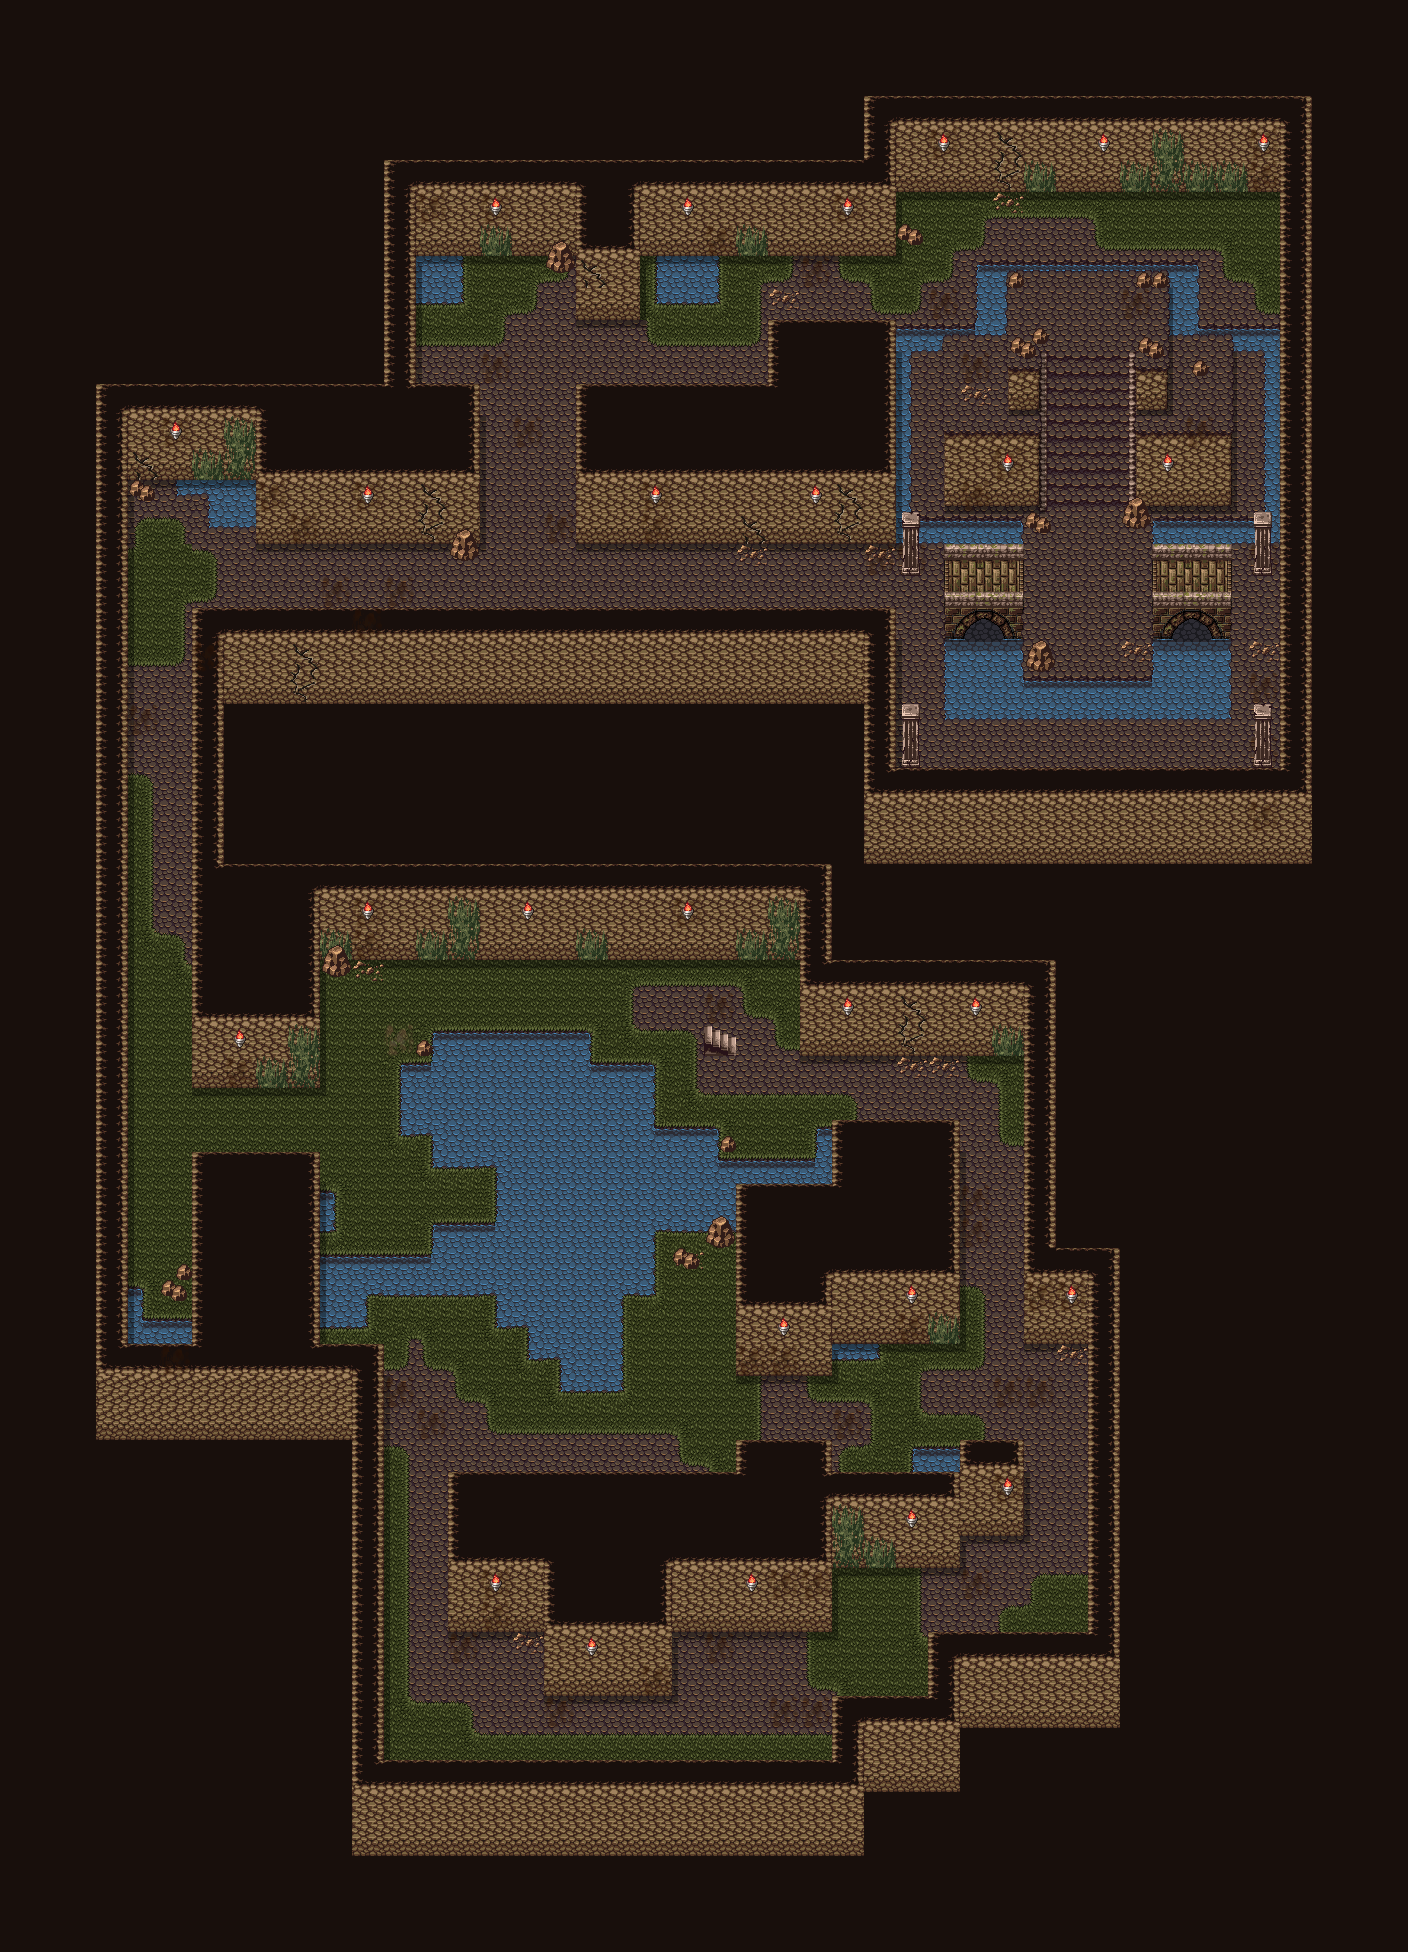

Tiled map render using the project's own tile images. Description and the map definition, with tile-layer contents summarised, below:
An orthogonal 44x61 tile map with 32x32 px tiles, 9 tile layers (floor, glass, shadow, wall, ...), 1 hidden layer not drawn and 3 objects (2x TreasureChest, Encounter).

<map version="1.10" tiledversion="1.10.1" orientation="orthogonal" renderorder="right-down" width="44" height="61" tilewidth="32" tileheight="32" infinite="0" nextlayerid="16" nextobjectid="5">
 <tileset firstgid="1" source="../28,29_tsx/29_maptip.tsx" />
 <layer id="3" name="floor" width="44" height="61">
  <data>[2684 cells, 2682 non-empty, 47 distinct tile ids]</data>
 </layer>
 <objectgroup id="14" name="TreasureChest_1">
  <object id="2" type="TreasureChest" x="1243" y="224" width="26.5" height="25">
   <properties>
    <property name="TreasureId" type="int" value="12" />
    <property name="unity:IsTrigger" type="bool" value="false" />
   </properties>
  </object>
 </objectgroup>
 <objectgroup id="15" name="TreasureChest_2">
  <object id="4" type="TreasureChest" x="380" y="1309" width="33.5" height="32">
   <properties>
    <property name="TreasureId" type="int" value="13" />
    <property name="unity:IsTrigger" type="bool" value="false" />
   </properties>
  </object>
 </objectgroup>
 <layer id="6" name="glass" width="44" height="61">
  <data>[2684 cells, 252 non-empty, 16 distinct tile ids]</data>
 </layer>
 <layer id="5" name="shadow" width="44" height="61">
  <data>[2684 cells, 221 non-empty, 10 distinct tile ids]</data>
 </layer>
 <layer id="2" name="wall" width="44" height="61">
  <data>[2684 cells, 815 non-empty, 57 distinct tile ids]</data>
 </layer>
 <layer id="4" name="dirt_objects-4" width="44" height="61">
  <data>[2684 cells, 164 non-empty, 36 distinct tile ids]</data>
 </layer>
 <layer id="11" name="objects-3" width="44" height="61">
  <data>[2684 cells, 66 non-empty, 18 distinct tile ids]</data>
 </layer>
 <layer id="7" name="chara" width="44" height="61">
  <data>[2684 cells, 1 non-empty, 1 distinct tile ids]</data>
 </layer>
 <layer id="8" name="objects" width="44" height="61">
  <data>[2684 cells, 13 non-empty, 10 distinct tile ids]</data>
 </layer>
 <layer id="10" name="item" width="44" height="61" visible="0">
  <data>[2684 cells, 2 non-empty, 1 distinct tile ids]</data>
 </layer>
 <layer id="1" name="flame" width="44" height="61">
  <data>[2684 cells, 1166 non-empty, 1 distinct tile ids]</data>
 </layer>
 <objectgroup id="13" name="EncounterArea">
  <object id="1" type="Encounter" x="16" y="16" width="1376" height="1920">
   <properties>
    <property name="EncounterId" value="encounter_colosseum_dungeon_3" />
    <property name="unity:IsTrigger" type="bool" value="true" />
   </properties>
  </object>
 </objectgroup>
</map>
